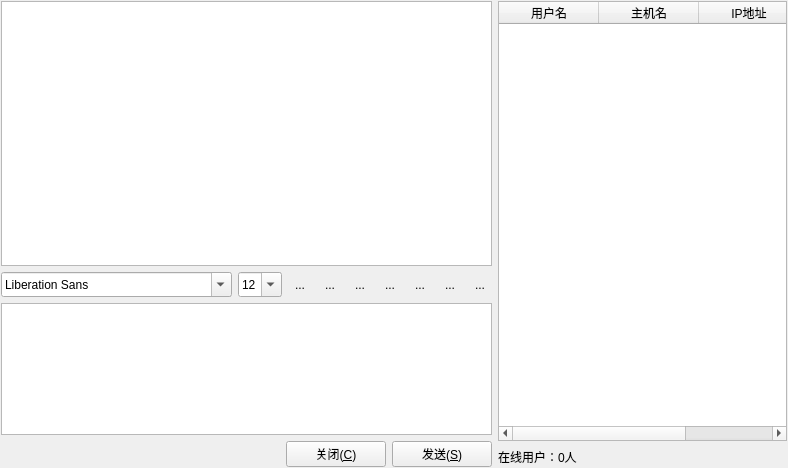
<?xml version="1.0" encoding="UTF-8"?>
<ui version="4.0">
 <class>Widget</class>
 <widget class="QWidget" name="Widget">
  <property name="geometry">
   <rect>
    <x>0</x>
    <y>0</y>
    <width>788</width>
    <height>468</height>
   </rect>
  </property>
  <property name="windowTitle">
   <string>局域网聊天</string>
  </property>
  <layout class="QHBoxLayout" name="horizontalLayout_4">
   <property name="leftMargin">
    <number>1</number>
   </property>
   <property name="topMargin">
    <number>1</number>
   </property>
   <property name="rightMargin">
    <number>1</number>
   </property>
   <property name="bottomMargin">
    <number>1</number>
   </property>
   <item>
    <layout class="QVBoxLayout" name="verticalLayout">
     <property name="spacing">
      <number>6</number>
     </property>
     <property name="sizeConstraint">
      <enum>QLayout::SetDefaultConstraint</enum>
     </property>
     <item>
      <widget class="QTextBrowser" name="textBrowser">
       <property name="sizePolicy">
        <sizepolicy hsizetype="Expanding" vsizetype="Expanding">
         <horstretch>0</horstretch>
         <verstretch>2</verstretch>
        </sizepolicy>
       </property>
       <property name="frameShadow">
        <enum>QFrame::Sunken</enum>
       </property>
       <property name="openExternalLinks">
        <bool>false</bool>
       </property>
      </widget>
     </item>
     <item>
      <layout class="QHBoxLayout" name="horizontalLayout">
       <item>
        <widget class="QFontComboBox" name="fontComboBox">
         <property name="sizePolicy">
          <sizepolicy hsizetype="Fixed" vsizetype="Fixed">
           <horstretch>0</horstretch>
           <verstretch>0</verstretch>
          </sizepolicy>
         </property>
         <property name="minimumSize">
          <size>
           <width>1</width>
           <height>25</height>
          </size>
         </property>
        </widget>
       </item>
       <item>
        <widget class="QComboBox" name="fontsizecomboBox">
         <property name="sizePolicy">
          <sizepolicy hsizetype="Fixed" vsizetype="Maximum">
           <horstretch>0</horstretch>
           <verstretch>0</verstretch>
          </sizepolicy>
         </property>
         <property name="minimumSize">
          <size>
           <width>0</width>
           <height>25</height>
          </size>
         </property>
         <property name="editable">
          <bool>true</bool>
         </property>
         <property name="currentIndex">
          <number>3</number>
         </property>
         <item>
          <property name="text">
           <string>9</string>
          </property>
         </item>
         <item>
          <property name="text">
           <string>10</string>
          </property>
         </item>
         <item>
          <property name="text">
           <string>11</string>
          </property>
         </item>
         <item>
          <property name="text">
           <string>12</string>
          </property>
         </item>
         <item>
          <property name="text">
           <string>13</string>
          </property>
         </item>
         <item>
          <property name="text">
           <string>14</string>
          </property>
         </item>
         <item>
          <property name="text">
           <string>15</string>
          </property>
         </item>
         <item>
          <property name="text">
           <string>16</string>
          </property>
         </item>
         <item>
          <property name="text">
           <string>17</string>
          </property>
         </item>
         <item>
          <property name="text">
           <string>18</string>
          </property>
         </item>
         <item>
          <property name="text">
           <string>19</string>
          </property>
         </item>
         <item>
          <property name="text">
           <string>20</string>
          </property>
         </item>
         <item>
          <property name="text">
           <string>21</string>
          </property>
         </item>
         <item>
          <property name="text">
           <string>22</string>
          </property>
         </item>
        </widget>
       </item>
       <item>
        <widget class="QToolButton" name="textbold">
         <property name="toolTip">
          <string>加粗</string>
         </property>
         <property name="autoFillBackground">
          <bool>false</bool>
         </property>
         <property name="text">
          <string>...</string>
         </property>
         <property name="icon">
          <iconset resource="resource.qrc">
           <normaloff>:/image/textbold.png</normaloff>:/image/textbold.png</iconset>
         </property>
         <property name="iconSize">
          <size>
           <width>24</width>
           <height>24</height>
          </size>
         </property>
         <property name="checkable">
          <bool>true</bool>
         </property>
         <property name="autoRaise">
          <bool>true</bool>
         </property>
        </widget>
       </item>
       <item>
        <widget class="QToolButton" name="textitalic">
         <property name="toolTip">
          <string>倾斜</string>
         </property>
         <property name="autoFillBackground">
          <bool>false</bool>
         </property>
         <property name="text">
          <string>...</string>
         </property>
         <property name="icon">
          <iconset resource="resource.qrc">
           <normaloff>:/image/textitalic.png</normaloff>:/image/textitalic.png</iconset>
         </property>
         <property name="iconSize">
          <size>
           <width>24</width>
           <height>24</height>
          </size>
         </property>
         <property name="checkable">
          <bool>true</bool>
         </property>
         <property name="autoRaise">
          <bool>true</bool>
         </property>
        </widget>
       </item>
       <item>
        <widget class="QToolButton" name="textUnderline">
         <property name="toolTip">
          <string>下划线</string>
         </property>
         <property name="autoFillBackground">
          <bool>false</bool>
         </property>
         <property name="text">
          <string>...</string>
         </property>
         <property name="icon">
          <iconset resource="resource.qrc">
           <normaloff>:/image/textunder.png</normaloff>:/image/textunder.png</iconset>
         </property>
         <property name="iconSize">
          <size>
           <width>24</width>
           <height>24</height>
          </size>
         </property>
         <property name="checkable">
          <bool>true</bool>
         </property>
         <property name="autoRaise">
          <bool>true</bool>
         </property>
        </widget>
       </item>
       <item>
        <widget class="QToolButton" name="textcolor">
         <property name="toolTip">
          <string>字体颜色</string>
         </property>
         <property name="autoFillBackground">
          <bool>false</bool>
         </property>
         <property name="text">
          <string>...</string>
         </property>
         <property name="icon">
          <iconset resource="resource.qrc">
           <normaloff>:/image/textcolor.png</normaloff>:/image/textcolor.png</iconset>
         </property>
         <property name="iconSize">
          <size>
           <width>24</width>
           <height>24</height>
          </size>
         </property>
         <property name="checkable">
          <bool>false</bool>
         </property>
         <property name="autoRaise">
          <bool>true</bool>
         </property>
        </widget>
       </item>
       <item>
        <widget class="QToolButton" name="sendfile">
         <property name="toolTip">
          <string>传送文件</string>
         </property>
         <property name="autoFillBackground">
          <bool>false</bool>
         </property>
         <property name="text">
          <string>...</string>
         </property>
         <property name="icon">
          <iconset resource="resource.qrc">
           <normaloff>:/image/fileopen.png</normaloff>:/image/fileopen.png</iconset>
         </property>
         <property name="iconSize">
          <size>
           <width>24</width>
           <height>24</height>
          </size>
         </property>
         <property name="checkable">
          <bool>false</bool>
         </property>
         <property name="autoRaise">
          <bool>true</bool>
         </property>
        </widget>
       </item>
       <item>
        <widget class="QToolButton" name="save">
         <property name="toolTip">
          <string>保存聊天记录</string>
         </property>
         <property name="autoFillBackground">
          <bool>false</bool>
         </property>
         <property name="text">
          <string>...</string>
         </property>
         <property name="icon">
          <iconset resource="resource.qrc">
           <normaloff>:/image/Floppy.png</normaloff>:/image/Floppy.png</iconset>
         </property>
         <property name="iconSize">
          <size>
           <width>24</width>
           <height>24</height>
          </size>
         </property>
         <property name="checkable">
          <bool>false</bool>
         </property>
         <property name="autoRaise">
          <bool>true</bool>
         </property>
        </widget>
       </item>
       <item>
        <widget class="QToolButton" name="clear">
         <property name="toolTip">
          <string>清空聊天记录</string>
         </property>
         <property name="autoFillBackground">
          <bool>false</bool>
         </property>
         <property name="text">
          <string>...</string>
         </property>
         <property name="icon">
          <iconset resource="resource.qrc">
           <normaloff>:/image/Bin (empty).png</normaloff>:/image/Bin (empty).png</iconset>
         </property>
         <property name="iconSize">
          <size>
           <width>24</width>
           <height>24</height>
          </size>
         </property>
         <property name="checkable">
          <bool>false</bool>
         </property>
         <property name="autoRaise">
          <bool>true</bool>
         </property>
        </widget>
       </item>
      </layout>
     </item>
     <item>
      <widget class="QTextEdit" name="textEdit">
       <property name="sizePolicy">
        <sizepolicy hsizetype="Expanding" vsizetype="Maximum">
         <horstretch>0</horstretch>
         <verstretch>1</verstretch>
        </sizepolicy>
       </property>
       <property name="font">
        <font>
         <family>宋体</family>
         <pointsize>12</pointsize>
        </font>
       </property>
       <property name="html">
        <string>&lt;!DOCTYPE HTML PUBLIC &quot;-//W3C//DTD HTML 4.0//EN&quot; &quot;http://www.w3.org/TR/REC-html40/strict.dtd&quot;&gt;
&lt;html&gt;&lt;head&gt;&lt;meta name=&quot;qrichtext&quot; content=&quot;1&quot; /&gt;&lt;style type=&quot;text/css&quot;&gt;
p, li { white-space: pre-wrap; }
&lt;/style&gt;&lt;/head&gt;&lt;body style=&quot; font-family:'宋体'; font-size:12pt; font-weight:400; font-style:normal;&quot;&gt;
&lt;p style=&quot;-qt-paragraph-type:empty; margin-top:0px; margin-bottom:0px; margin-left:0px; margin-right:0px; -qt-block-indent:0; text-indent:0px;&quot;&gt;&lt;br /&gt;&lt;/p&gt;&lt;/body&gt;&lt;/html&gt;</string>
       </property>
      </widget>
     </item>
     <item>
      <layout class="QHBoxLayout" name="horizontalLayout_2">
       <item>
        <spacer name="horizontalSpacer">
         <property name="orientation">
          <enum>Qt::Horizontal</enum>
         </property>
         <property name="sizeHint" stdset="0">
          <size>
           <width>40</width>
           <height>20</height>
          </size>
         </property>
        </spacer>
       </item>
       <item>
        <widget class="QPushButton" name="close">
         <property name="minimumSize">
          <size>
           <width>100</width>
           <height>25</height>
          </size>
         </property>
         <property name="text">
          <string>关闭(&amp;C)</string>
         </property>
        </widget>
       </item>
       <item>
        <widget class="QPushButton" name="send">
         <property name="minimumSize">
          <size>
           <width>100</width>
           <height>25</height>
          </size>
         </property>
         <property name="text">
          <string>发送(&amp;S)</string>
         </property>
        </widget>
       </item>
      </layout>
     </item>
    </layout>
   </item>
   <item>
    <layout class="QGridLayout" name="gridLayout">
     <item row="0" column="0">
      <widget class="QTableWidget" name="tableWidget">
       <property name="toolTip">
        <string>在线用户信息列表</string>
       </property>
       <property name="frameShape">
        <enum>QFrame::StyledPanel</enum>
       </property>
       <property name="editTriggers">
        <set>QAbstractItemView::NoEditTriggers</set>
       </property>
       <property name="selectionMode">
        <enum>QAbstractItemView::SingleSelection</enum>
       </property>
       <property name="selectionBehavior">
        <enum>QAbstractItemView::SelectRows</enum>
       </property>
       <property name="showGrid">
        <bool>false</bool>
       </property>
       <column>
        <property name="text">
         <string>用户名</string>
        </property>
        <property name="icon">
         <iconset>
          <normalon>:/image/User.png</normalon>
         </iconset>
        </property>
       </column>
       <column>
        <property name="text">
         <string>主机名</string>
        </property>
       </column>
       <column>
        <property name="text">
         <string>IP地址</string>
        </property>
       </column>
      </widget>
     </item>
     <item row="1" column="0">
      <layout class="QHBoxLayout" name="horizontalLayout_3">
       <item>
        <widget class="QLabel" name="onlineUser">
         <property name="sizePolicy">
          <sizepolicy hsizetype="Fixed" vsizetype="Preferred">
           <horstretch>0</horstretch>
           <verstretch>0</verstretch>
          </sizepolicy>
         </property>
         <property name="text">
          <string>在线用户：0人</string>
         </property>
        </widget>
       </item>
       <item>
        <spacer name="horizontalSpacer_2">
         <property name="orientation">
          <enum>Qt::Horizontal</enum>
         </property>
         <property name="sizeHint" stdset="0">
          <size>
           <width>30</width>
           <height>20</height>
          </size>
         </property>
        </spacer>
       </item>
      </layout>
     </item>
    </layout>
   </item>
  </layout>
 </widget>
 <layoutdefault spacing="6" margin="11"/>
 <resources>
  <include location="resource.qrc"/>
 </resources>
 <connections/>
</ui>
